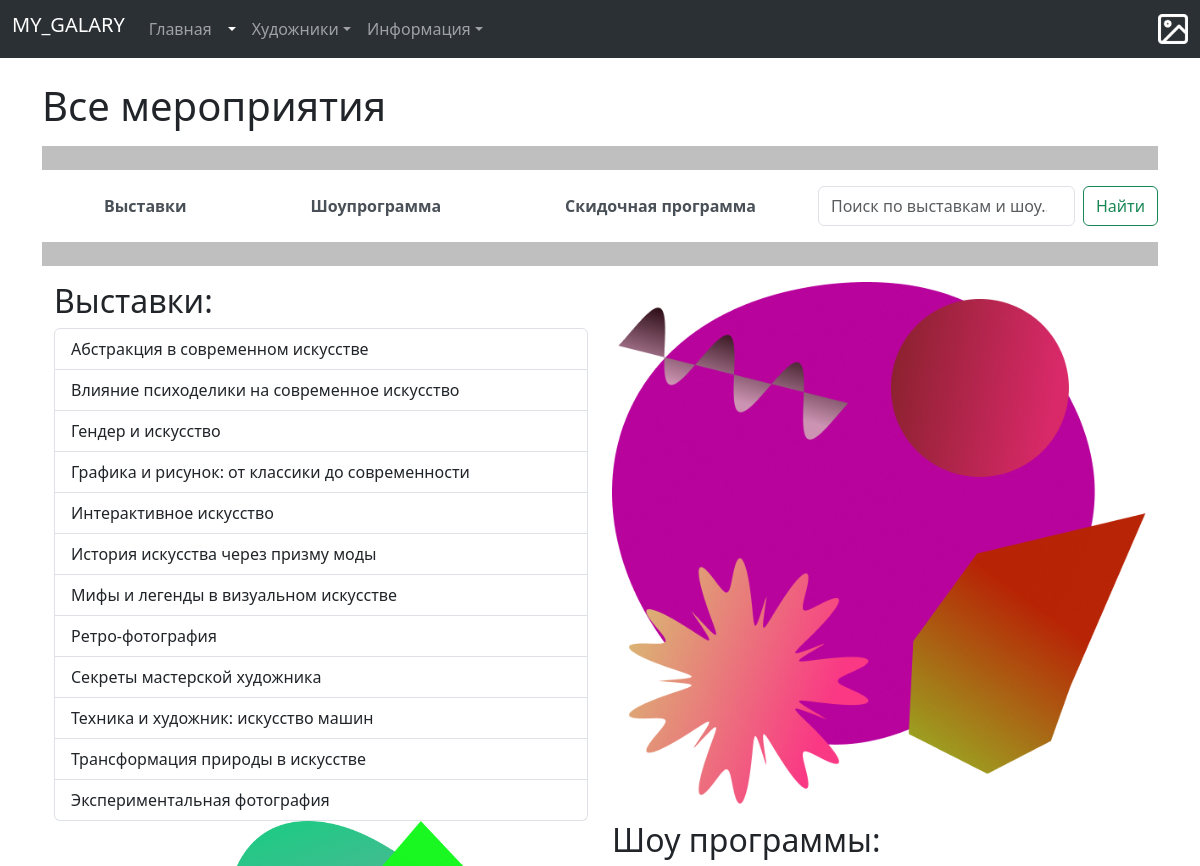
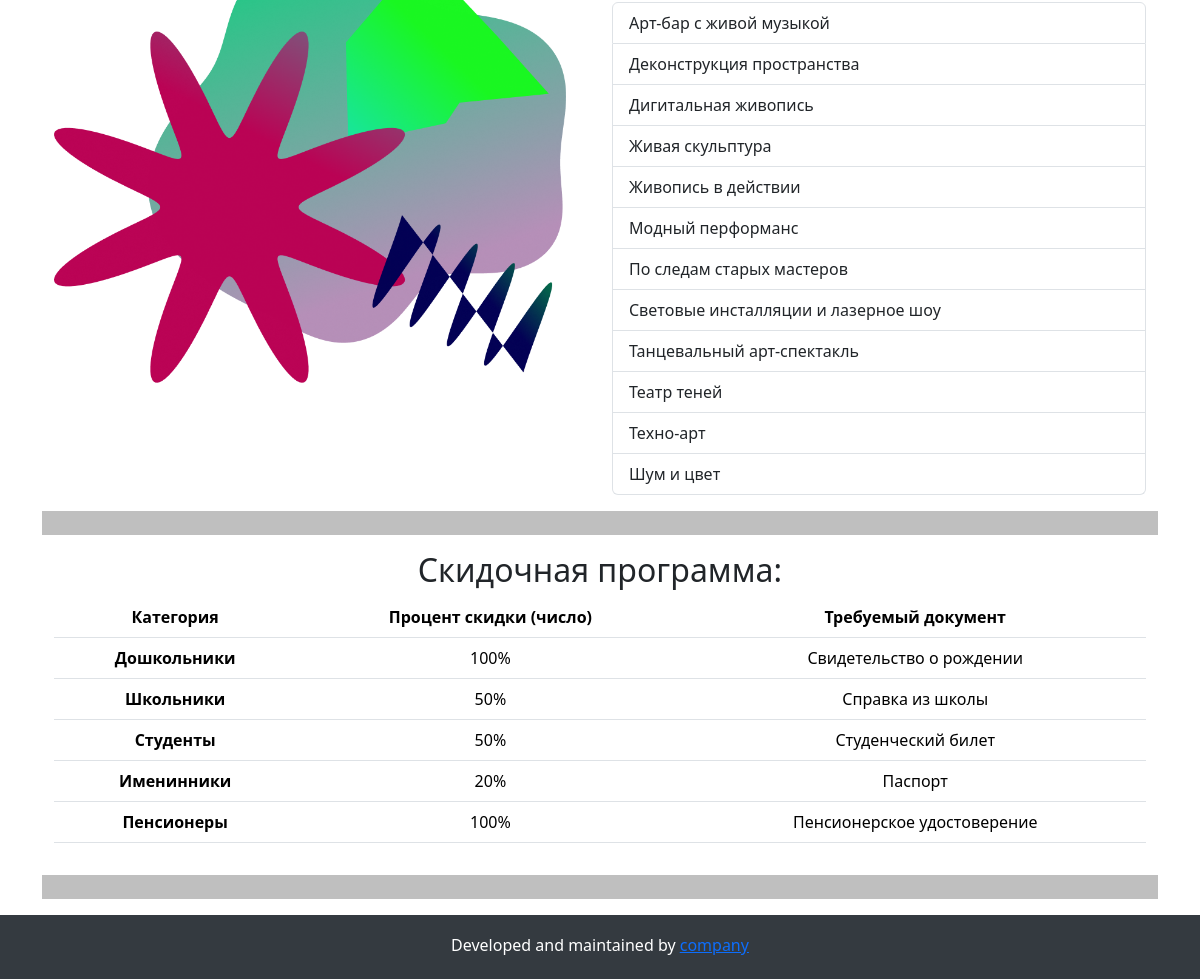
The app's page /controlWork1/page1/ with its own data (2 pictures, top to bottom).
### controlWork1/models.py (models this page shows, shortened)
class Exhibition(models.Model):
    title = models.CharField("Название выставки", max_length=255, unique=True)
    info = models.TextField("Краткая информация")
    all_info = models.TextField("Полная информация")
    img = models.ImageField(
        "Изображение", upload_to="exhibitions_images/", null=True, blank=True
    )
    price = models.IntegerField(
        "Цена (руб.)",
        validators=[MinValueValidator(0, "Цена не может быть отрицательной.")],
        null=True,
        blank=True,
    )
    class Meta:
        verbose_name = "Выставка"
        verbose_name_plural = "Выставки"
        ordering = ["id"]

class Show(models.Model):
    title = models.CharField("Название шоу", max_length=255, unique=True)
    info = models.TextField("Краткая информация")
    all_info = models.TextField("Полная информация")
    img = models.ImageField(
        "Изображение", upload_to="shows_images/", null=True, blank=True
    )
    price = models.IntegerField(
        "Цена (руб.)",
        validators=[MinValueValidator(0, "Цена не может быть отрицательной.")],
        null=True,
        blank=True,
    )
    class Meta:
        verbose_name = "Шоу"
        verbose_name_plural = "Шоу"
        ordering = ["id"]

class Sale(models.Model):
    title = models.CharField("Категория", max_length=100, unique=True)
    discount_percent_value = models.IntegerField("Процент скидки (число)", null=True, blank=True)
    required_document = models.CharField("Требуемый документ", max_length=255)
    class Meta:
        verbose_name = "Скидка/Акция"
        verbose_name_plural = "Скидки и Акции"
        ordering = ['id']

### controlWork1/views.py (the view)
# urls.py: path('page1/', views.page1, name='page1'),
def page1(request):
    search_query = request.GET.get("q", "")
    if search_query:
        exhibitions = Exhibition.objects.filter(title__istartswith=search_query).order_by("title")
        shows = Show.objects.filter(title__istartswith=search_query).order_by("title")
    else:
        exhibitions = Exhibition.objects.all().order_by("title")
        shows = Show.objects.all().order_by("title")
    sales = Sale.objects.all()
    field_verbose_names = []
    desired_field_order_sales = ["title", "discount_percent_value", "required_document"]
    for field_name in desired_field_order_sales:
        try:
            field = Sale._meta.get_field(field_name)
            verbose_name = (
                field.verbose_name.capitalize()
                if field.verbose_name
                else field.name.replace("_", " ").capitalize()
            )
            field_verbose_names.append(verbose_name)
        except Exception as e:
            print(f"Не удалось получить verbose_name для поля {field_name}: {e}")
            field_verbose_names.append(field_name.replace("_", " ").capitalize())
    context = {
        "exhibitions": exhibitions,
        "shows": shows,
        "sales": sales,
        "sales_headers": field_verbose_names,
        "search_query": search_query,
    }
    return render(request, "page1.html", context)

### controlWork1/templates/page1.html
{% extends 'main_page.html' %}
{% load static %}
    {% block css %}
    <link href="{% static 'controlWork1Css/page1.css' %}" rel="stylesheet">
    {% endblock %}
    {% block content %}
    <div class='container mt-4'>
        <h1>Все мероприятия</h1>
        <hr>
        <nav class="nav nav-pills flex-column flex-sm-row justify-content-center custom-nav">
          <a class="flex-sm-fill text-sm-center nav-link" aria-current="page" href="#exhibitions">Выставки</a>
          <a class="flex-sm-fill text-sm-center nav-link" href="#shows">Шоупрограмма</a>
          <a class="flex-sm-fill text-sm-center nav-link" href="#sales">Скидочная программа</a>
          <form class="d-flex search-form" method="GET" action="{% url 'controlWork1:page1' %}">
            <input class="form-control me-2" type="search" name="q" placeholder="Поиск по выставкам и шоу..." aria-label="Поиск" value="{{ search_query|default:'' }}">
            <button class="btn btn-outline-success" type="submit">Найти</button>
          </form>
        </nav>
        <hr>
        <div class="container text-left">
          <div class="row">
            <div class="col">
              <h2 id="exhibitions">Выставки:</h2>
              {% if exhibitions %}
              <div class="list-group">
                {% for i in exhibitions %}
                <a class="list-group-item list-group-item-action" href="{% url 'controlWork1:page1_exhibition' i.id %}">{{i.title}}</a>
                {% endfor %}
              </div>
              {% else %}
                <p>По вашему запросу "{{ search_query }}" выставок не найдено.</p>
              {% endif %}
            </div>
            <div class="col">
              <img src="{% static 'controlWork1Images/page1_shape1.png' %}", width="100%">
            </div>
          </div>
          <div class="row">
            <div class="col">
              <img src="{% static 'controlWork1Images/page1_shape2.png' %}", width="100%">
            </div>
            <div class="col">
              <h2 id="shows">Шоу программы:</h2>
              {% if shows %}
              <div class="list-group">
                {% for i in shows %}
                <a class="list-group-item list-group-item-action" href="{% url 'controlWork1:page1_show' i.id %}">{{i.title}}</a>
                {% endfor %}
              </div>
              {% else %}
                <p>По вашему запросу "{{ search_query }}" шоу программ не найдено.</p>
              {% endif %}
            </div>
          </div>
        </div>
        <hr>
        <div class="container text-center">
          <div class="row">
            <div class="col">
              <h2 id="sales">Скидочная программа:</h2>
              <table class="table">
                <thead>
                  <tr>
                    {% for header in sales_headers %}
                    <th scope="col">{{header}}</th>
                    {% endfor %}
                  </tr>
                </thead>
                <tbody>
                  {% for i in sales %}
                  <tr>
                    <th scope="row">{{i.title}}</th>
                    <td>{{i.discount_percent_value}}%</td>
                    <td>{{i.required_document}}</td>
                  </tr>
                  {% endfor %}
                </tbody>
              </table>
            </div>
          </div>
        </div>
        <hr>
    </div>
    <footer>
    </footer>
    {% endblock %}

### controlWork1/templates/main_page.html (shortened to what this page needs)
{% load static %}
<!DOCTYPE html>
<html lang="ru">
<head>
  <link href="https://cdn.jsdelivr.net/npm/bootstrap@5.3.3/dist/css/bootstrap.min.css" rel="stylesheet">
  {% block css %}{% endblock %}
</head>
<body>
    <navigation>
        {% include 'navigation.html' %}
    </navigation>
    <div class="main-content">
        {% block content %}{% endblock %}
    </div>
    <footer>
        <div class="container">
            <div class="d-flex justify-content-center">
                <div class="copyright">
                  <p>Developed and maintained by <a href="#" target="_blank">company</a></p>
                </div>
            </div>
        </div>
    </footer>
</body>
</html>

### controlWork1/templates/navigation.html (shortened to what this page needs)
{% load static %}
<nav class="navbar bg-dark navbar-expand-lg bg-body-tertiary" data-bs-theme="dark">
    <div class="container-fluid">
      <h1 class="navbar-brand" href="#">MY_GALARY</h1>
      <div class="collapse navbar-collapse" id="navbarSupportedContent">
        <ul class="navbar-nav me-auto mb-2 mb-lg-0">
          <li class="nav-item">
            <a
            {% if request.resolver_match.url_name == 'main_page' %}
            class="nav-link active"
            {% else %}
            class="nav-link"
            {% endif %}
            aria-current="page" href="{% url 'controlWork1:main_page' %}">Главная</a>
          </li>
          <li class="nav-item dropdown">
            <a
            {% if request.resolver_match.url_name == 'page1' or request.resolver_match.url_name == 'page2' or request.resolver_match.url_name == 'page2_with_data' or request.resolver_match.url_name == 'page1_exhibition' or request.resolver_match.url_name == 'page1_show'%}
            class="nav-link dropdown-toggle active"
            {% else %}
            class="nav-link dropdown-toggle"
            {% endif %}
            href="#" role="button" data-bs-toggle="dropdown" aria-expanded="false"></a>
          </li>
          <li class="nav-item dropdown">
            <a
            {% if request.resolver_match.url_name == 'page3' or request.resolver_match.url_name == 'page4' %}
            class="nav-link dropdown-toggle active"
            {% else %}
            class="nav-link dropdown-toggle"
            {% endif %}
            href="#" role="button" data-bs-toggle="dropdown" aria-expanded="false">Художники</a>
          </li>
          <li class="nav-item dropdown">
            <a
            {% if request.resolver_match.url_name == 'page5' %}
            class="nav-link dropdown-toggle active"
            {% else %}
            class="nav-link dropdown-toggle"
            {% endif %}
            href="#" role="button" data-bs-toggle="dropdown" aria-expanded="false">Информация</a>
          </li>
        </ul>
        <div class="d-flex">
            <a
            {% if request.resolver_match.url_name == 'page6' %}
            class="nav-link active"
            {% else %}
            class="nav-link"
            {% endif %}
            href="{% url 'controlWork1:page6' %}">
                <img src="{% static 'controlWork1Images/galary.png' %}" alt="Профиль" width="30" height="30">
            </a>
        </div>
      </div>
    </div>
  </nav>

### static/controlWork1Css/page1.css (style rules this page uses)
html, body { height: 100%; margin: 0; display: flex; flex-direction: column; }
.container { flex: 1; }
hr { color: black; width: 100%; border-width: 1.5rem; }
.custom-nav .nav-link { font-weight: 600; color: #495057; transition: color 0.3s ease; }
footer { background: #343a40; color: white; padding: 6px; text-align: center; width: 100%; margin-top: auto; }

### records on screen
Exhibition: title "Абстракция в современном искусстве"
Exhibition: title "Влияние психоделики на современное искусство"
Exhibition: title "Гендер и искусство"
Exhibition: title "Графика и рисунок: от классики до современности"
Exhibition: title "Интерактивное искусство"
Exhibition: title "История искусства через призму моды"
Exhibition: title "Мифы и легенды в визуальном искусстве"
Exhibition: title "Ретро-фотография"
Exhibition: title "Секреты мастерской художника"
Exhibition: title "Техника и художник: искусство машин"
Exhibition: title "Трансформация природы в искусстве"
Exhibition: title "Экспериментальная фотография"
Show: title "Арт-бар с живой музыкой"
Show: title "Деконструкция пространства"
Show: title "Дигитальная живопись"
Show: title "Живая скульптура"
Show: title "Живопись в действии"
Show: title "Модный перформанс"
Show: title "По следам старых мастеров"
Show: title "Световые инсталляции и лазерное шоу"
Show: title "Танцевальный арт-спектакль"
Show: title "Театр теней"
Show: title "Техно-арт"
Show: title "Шум и цвет"
Sale: title "Дошкольники", discount_percent_value "100", required_document "Свидетельство о рождении"
Sale: title "Школьники", discount_percent_value "50", required_document "Справка из школы"
Sale: title "Студенты", discount_percent_value "50", required_document "Студенческий билет"
Sale: title "Именинники", discount_percent_value "20", required_document "Паспорт"
Sale: title "Пенсионеры", discount_percent_value "100", required_document "Пенсионерское удостоверение"

### other values on screen
{{ header }} "Категория" "Процент скидки (число)" "Требуемый документ"
